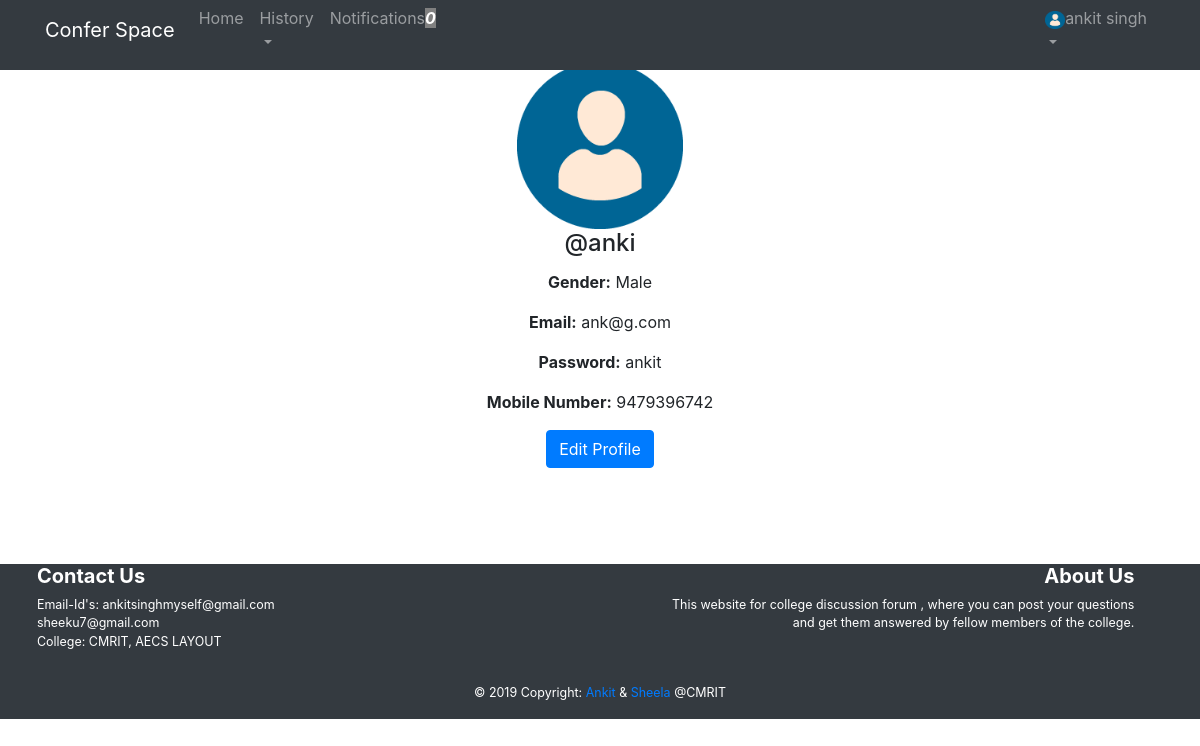
/home/dashboard.php (signed in), run on an earlier commit of the app's database.
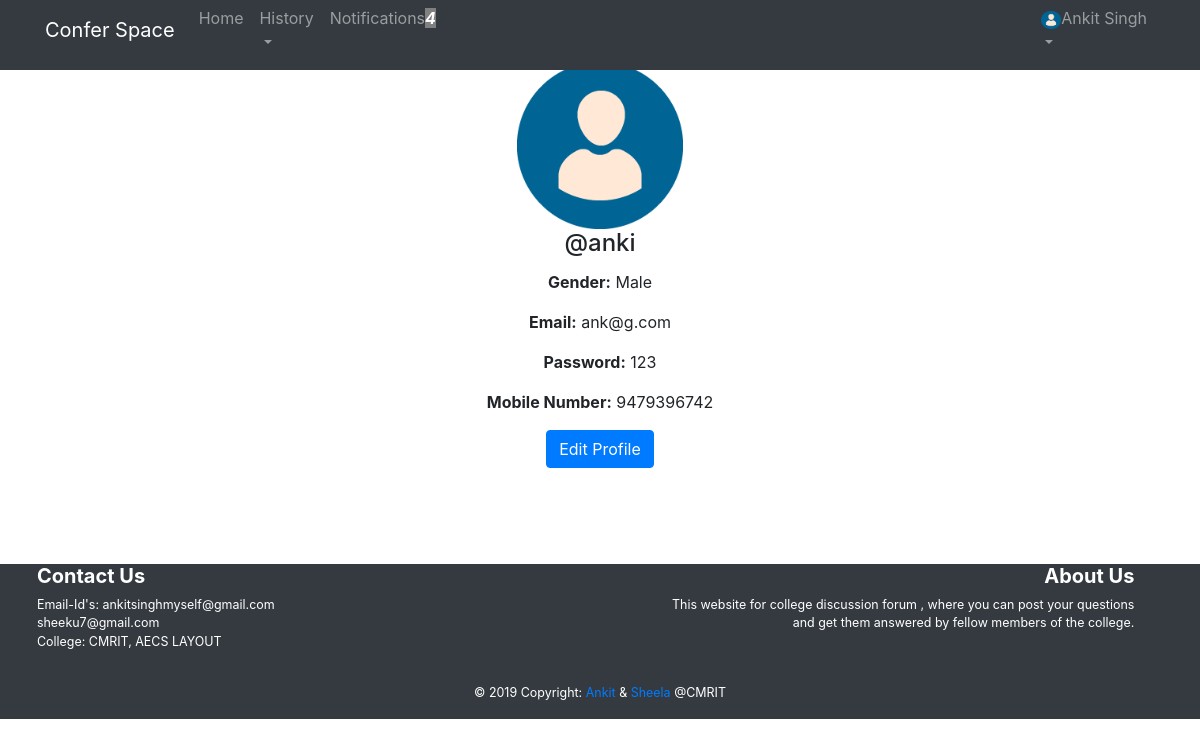
And on a later commit of the database.
### tables this page shows
CREATE TABLE `users` (
  `userid` varchar(20) NOT NULL,
  `name` varchar(256) NOT NULL,
  `password` varchar(20) NOT NULL,
  `email` varchar(30) NOT NULL,
  `mobile` bigint(20) NOT NULL,
  `gender` varchar(10) NOT NULL
);

### home/session.php (called while the page is built, shortened)
<?php
   include('../connect.php');
   $user_check = $_SESSION['username'];
   $ses_sql = mysqli_query($conn,"select * from users where userid = '$user_check' ")or die("".mysql_error());
   $row = mysqli_fetch_array($ses_sql)or die("".mysqli_error());
   $username = $row['userid'];
   $full_name = $row['name'];
   $email = $row['email'];
   $password = $row['password'];
   $mobile = $row['mobile'];
   $gender= $row['gender'];
?>

### home/dashboard.php (the view, shortened to what this page needs)
<?php
   include('session.php');
?>
<!DOCTYPE html>
<html lang="en">
<head>
    <link rel="stylesheet" href="../bootstrap/css/bootstrap.min.css">
</head>
<body>
    <nav class="navbar navbar-expand-lg navbar-dark bg-dark" id="headerWrapper">
        <div class="container">
            <a class="navbar-brand" href="home.php"> Confer Space</a>
            <div class="collapse navbar-collapse" id="navbarSupportedContent">
                <ul class="navbar-nav ml-left">
                    <li class="nav-item">
                        <a class="nav-link" href="home.php">
                            Home
                        </a>
                    </li>
                    <li class="nav-item dropdown">
                        <a class="nav-link dropdown-toggle" href="" id="navbarDropdown" role="button"
                            data-toggle="dropdown" aria-haspopup="true" aria-expanded="false">
                            <span>History</span>
                            <br>
                        </a>
                    </li>
                    <li class="nav-item">
                        <a class="nav-link" href="user_notifications.php">
                        <?php
                            $q="SELECT count(*) FROM user_notifications where userid='".$_SESSION['username']."'";
                            $d=mysqli_query($conn,$q);
                            $notif_count=mysqli_fetch_row($d);
                            ?>
                            Notifications<b><i><span style='background-color:grey;color:white;'><?php echo"$notif_count[0]";?></span></i></b>
                        </a>
                    </li>
                </ul>
            </div>
            <div class="collapse navbar-collapse" id="navbarSupportedContent">
                <ul class="navbar-nav ml-auto">
                    <li class="nav-item dropdown">
                        <a class="nav-link dropdown-toggle" href="#" id="navbarDropdown" role="button"
                            data-toggle="dropdown" aria-haspopup="true" aria-expanded="false">
                            <img src="../img_avatar.png" alt="logo image"
                                style="width:20px;height:18px;"><?php echo $full_name; ?>
                            <br>
                        </a>
                    </li>
                </ul>
            </div>
        </div>
    </nav>
    <div>
        <div class="container mt-3">
            <h2><?php echo $full_name; ?></h2><div class="media-body" align="center">
            <img src="../img_avatar.png" alt="Card image" style="width:15%">
                <h4 class="card-title">@<?php echo $username; ?></h4>
                <p class="card-text"><b>Gender:</b> <?php echo $gender; ?><br></p>
                <p class="card-text"> <b>Email:</b> <?php echo $email; ?><br></p>
                <p class="card-text"><b>Password:</b> <?php echo $password; ?><br></p>
                <p class="card-text"><b>Mobile Number:</b> <?php echo $mobile; ?><br></p>
                <a href="setting.php" class="btn btn-primary">Edit Profile</a>
            </div>
        </div>
    </div>
    <div>
    <br><br><br><br>
    <footer class="page-footer font-small teal pt-6 navbar-white bg-dark text-white" style="width:100%;">
            <div class="container-lebal text-center text-md-center" style='color:white;wieght:10%;   font-size:0.13in;'>
                <div class="row">
                    <div class="col-md-6 mt-md-0 mt-6 text-left " style="margin-left:3%;" >
                        <h5 class=" font-weight-bold">Contact Us</h5>
                        <p>Email-Id's: ankitsinghmyself@gmail.com<br />sheeku7@gmail.com
                            <br> College: CMRIT, AECS LAYOUT</p>
                    </div>
                    <div class="col-md-5 mb-md-0 mb-6 text-right" style="margin-right:2%;">
                        <h5 class=" font-weight-bold">About Us</h5>
                        <p>This website for college discussion forum , where you can post your questions and get them
                            answered by fellow members of the college.</p>
                    </div>
                </div>
                <div class="footer-copyright text-center py-3">© 2019 Copyright:
                    <a href="https://ankitsinghprofile.wordpress.com" target="_blank"> Ankit</a> &<a
                        href="https://www.linkedin.com/in/sh33ku" target="_blank"> Sheela</a> @CMRIT
                </div>
            </div>
        </footer>
    </div>
</body>
</html>

What changed in the data, as far as the page shows it:
changed users "anki": name "ankit singh" → "Ankit Singh"; password "ankit" → "123"
Also different on the page:
$notif_count[0]: "0" → "4"
